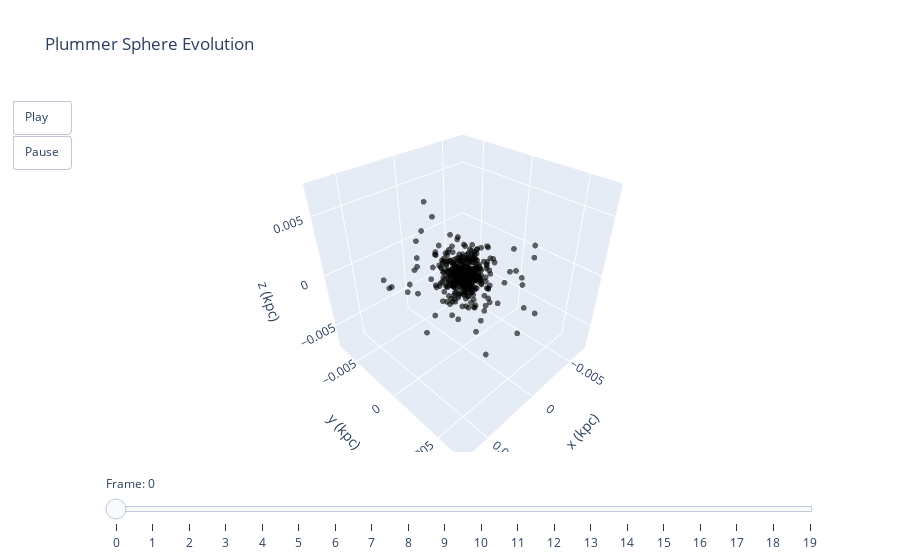

This figure's notebook cell:
### Code cell
import plotly.graph_objects as go

# Get snapshots at regular intervals
n_frames = 20
frame_indices = np.linspace(0, len(sim.times) - 1, n_frames, dtype=int)

# Sample every nth particle
particle_step = 10

# Determine axis limits from all frames
all_coords = []
for idx in frame_indices:
    snap = sim.pyn_snap(timestep=idx)
    all_coords.extend(snap['x'][::particle_step])
    all_coords.extend(snap['y'][::particle_step])
    all_coords.extend(snap['z'][::particle_step])
max_range = max(abs(min(all_coords)), abs(max(all_coords))) * 0.3

# Create frames for animation
frames = []
for i, idx in enumerate(frame_indices):
    snap = sim.pyn_snap(timestep=idx)
    x = snap['x'][::particle_step]
    y = snap['y'][::particle_step]
    z = snap['z'][::particle_step]
    
    frames.append(go.Frame(
        data=[go.Scatter3d(
            x=x, y=y, z=z,
            mode='markers',
            marker=dict(size=2, color='black', opacity=0.6)
        )],
        name=str(i)
    ))

# Initial data
snap_init = sim.pyn_snap(timestep=0)
x0 = snap_init['x'][::particle_step]
y0 = snap_init['y'][::particle_step]
z0 = snap_init['z'][::particle_step]

# Create figure
fig = go.Figure(
    data=[go.Scatter3d(
        x=x0, y=y0, z=z0,
        mode='markers',
        marker=dict(size=2, color='black', opacity=0.6)
    )],
    layout=go.Layout(
        title='Plummer Sphere Evolution',
        scene=dict(
            xaxis_title='x (kpc)',
            yaxis_title='y (kpc)',
            zaxis_title='z (kpc)',
            xaxis=dict(range=[-max_range, max_range]),
            yaxis=dict(range=[-max_range, max_range]),
            zaxis=dict(range=[-max_range, max_range]),
            aspectmode='cube'
        ),
        updatemenus=[dict(
            type='buttons',
            showactive=False,
            buttons=[
                dict(label='Play',
                     method='animate',
                     args=[None, dict(frame=dict(duration=100, redraw=True),
                                      fromcurrent=True, mode='immediate')]),
                dict(label='Pause',
                     method='animate',
                     args=[[None], dict(frame=dict(duration=0, redraw=False),
                                        mode='immediate')])
            ]
        )],
        sliders=[dict(
            steps=[dict(method='animate',
                        args=[[str(i)], dict(mode='immediate',
                                             frame=dict(duration=100, redraw=True))],
                        label=str(i)) for i in range(len(frames))],
            active=0,
            transition=dict(duration=0),
            currentvalue=dict(prefix='Frame: ')
        )]
    ),
    frames=frames
)

fig.show()

### Figure 1 — Plotly figure (JSON) as saved in the notebook; plotly's stock layout.template omitted (floating-point values rounded to 4 significant figures; data arrays with more than 128 entries replaced by an {"elided": "..."} marker saying what was removed)
{"data": [{"marker": {"color": "black", "opacity": 0.6, "size": 2}, "mode": "markers", "type": "scatter3d", "x": {"elided": "500 float values"}, "y": {"elided": "500 float values"}, "z": {"elided": "500 float values"}}], "layout": {"scene": {"aspectmode": "cube", "xaxis": {"range": [-0.007407, 0.007407], "title": {"text": "x (kpc)"}}, "yaxis": {"range": [-0.007407, 0.007407], "title": {"text": "y (kpc)"}}, "zaxis": {"range": [-0.007407, 0.007407], "title": {"text": "z (kpc)"}}}, "sliders": [{"active": 0, "currentvalue": {"prefix": "Frame: "}, "steps": [{"args": [["0"], {"frame": {"duration": 100, "redraw": true}, "mode": "immediate"}], "label": "0", "method": "animate"}, {"args": [["1"], {"frame": {"duration": 100, "redraw": true}, "mode": "immediate"}], "label": "1", "method": "animate"}, {"args": [["2"], {"frame": {"duration": 100, "redraw": true}, "mode": "immediate"}], "label": "2", "method": "animate"}, {"args": [["3"], {"frame": {"duration": 100, "redraw": true}, "mode": "immediate"}], "label": "3", "method": "animate"}, {"args": [["4"], {"frame": {"duration": 100, "redraw": true}, "mode": "immediate"}], "label": "4", "method": "animate"}, {"args": [["5"], {"frame": {"duration": 100, "redraw": true}, "mode": "immediate"}], "label": "5", "method": "animate"}, {"args": [["6"], {"frame": {"duration": 100, "redraw": true}, "mode": "immediate"}], "label": "6", "method": "animate"}, {"args": [["7"], {"frame": {"duration": 100, "redraw": true}, "mode": "immediate"}], "label": "7", "method": "animate"}, {"args": [["8"], {"frame": {"duration": 100, "redraw": true}, "mode": "immediate"}], "label": "8", "method": "animate"}, {"args": [["9"], {"frame": {"duration": 100, "redraw": true}, "mode": "immediate"}], "label": "9", "method": "animate"}, {"args": [["10"], {"frame": {"duration": 100, "redraw": true}, "mode": "immediate"}], "label": "10", "method": "animate"}, {"args": [["11"], {"frame": {"duration": 100, "redraw": true}, "mode": "immediate"}], "label": "11", "method": "animate"}, {"args": [["12"], {"frame": {"duration": 100, "redraw": true}, "mode": "immediate"}], "label": "12", "method": "animate"}, {"args": [["13"], {"frame": {"duration": 100, "redraw": true}, "mode": "immediate"}], "label": "13", "method": "animate"}, {"args": [["14"], {"frame": {"duration": 100, "redraw": true}, "mode": "immediate"}], "label": "14", "method": "animate"}, {"args": [["15"], {"frame": {"duration": 100, "redraw": true}, "mode": "immediate"}], "label": "15", "method": "animate"}, {"args": [["16"], {"frame": {"duration": 100, "redraw": true}, "mode": "immediate"}], "label": "16", "method": "animate"}, {"args": [["17"], {"frame": {"duration": 100, "redraw": true}, "mode": "immediate"}], "label": "17", "method": "animate"}, {"args": [["18"], {"frame": {"duration": 100, "redraw": true}, "mode": "immediate"}], "label": "18", "method": "animate"}, {"args": [["19"], {"frame": {"duration": 100, "redraw": true}, "mode": "immediate"}], "label": "19", "method": "animate"}], "transition": {"duration": 0}}], "title": {"text": "Plummer Sphere Evolution"}, "updatemenus": [{"buttons": [{"args": [null, {"frame": {"duration": 100, "redraw": true}, "fromcurrent": true, "mode": "immediate"}], "label": "Play", "method": "animate"}, {"args": [[null], {"frame": {"duration": 0, "redraw": false}, "mode": "immediate"}], "label": "Pause", "method": "animate"}], "showactive": false, "type": "buttons"}]}}
